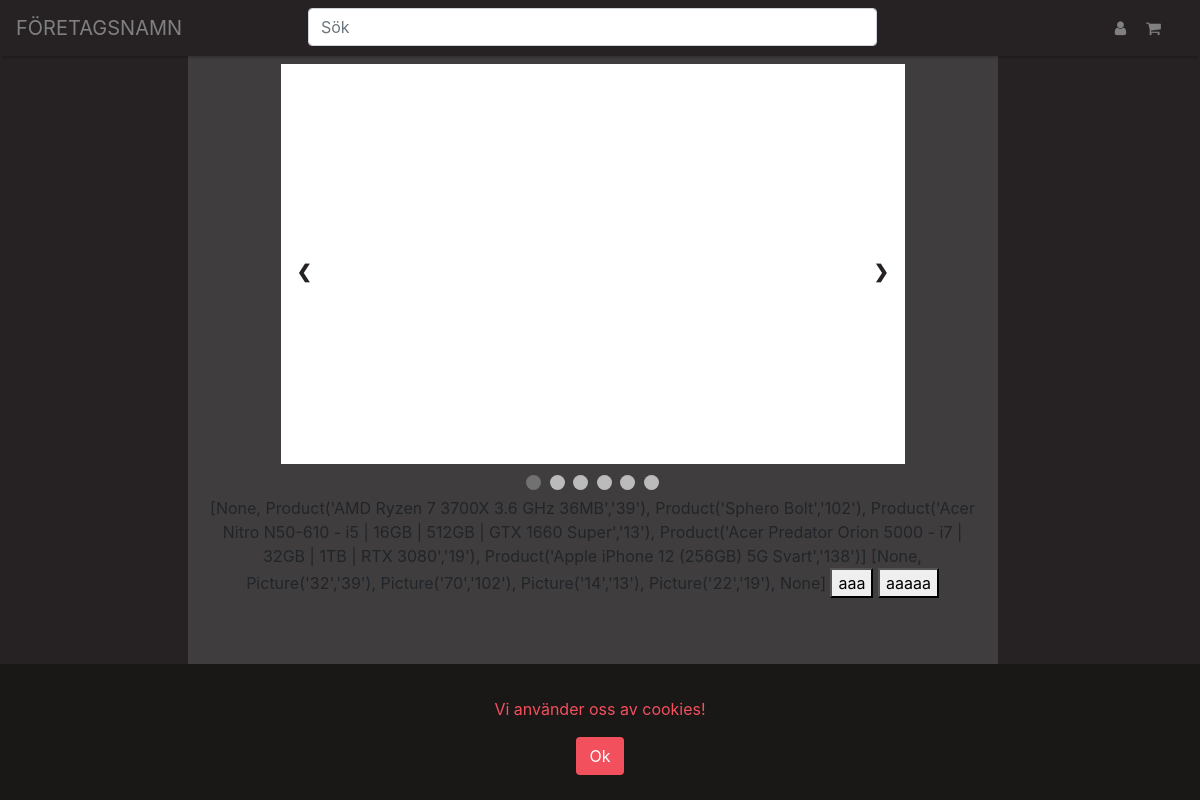
The page /start on the database its author committed.
### my_server/models.py (models this page shows, shortened)
class Product(db.Model):
    id = db.Column(db.Integer, primary_key=True)
    name = db.Column(db.String(120), nullable=False)
    description = db.Column(db.Text, nullable=False)
    stock = db.Column(db.Integer, nullable=False)
    category = db.Column(db.Integer, db.ForeignKey('category.id'), nullable=False)
    price = db.Column(db.Integer, nullable=False)
    pictures = db.relationship('Picture', backref='product', lazy=True)
    def __repr__(self):
        return f"Product('{self.name}','{self.id}')"

class Picture(db.Model):
    id = db.Column(db.Integer, primary_key=True)
    product_id = db.Column(db.Integer, db.ForeignKey('product.id'), nullable=False)
    filepath = db.Column(db.String(20), nullable=False, default='default.jpg')
    def __repr__(self):
        return f"Picture('{self.id}','{self.product_id}')"

### my_server/main/routes.py (the view)
@main.route('/')
@main.route('/index')
@main.route('/home')
@main.route('/start')
def start():
    products_id = []
    products = []
    pictures = []
    for i in range(6):
        products_id.append(randint(1,Product.query.count()))
    for id in products_id:
        products.append(Product.query.filter_by(id=id).first())
        pictures.append(Picture.query.filter_by(product_id=id).first())
    return rt('index.html',products=products,pictures=pictures)

### my_server/templates/index.html (shortened to what this page needs)
{% extends 'base.html'%}
{% block content %}
    <div class="row">
        <div class="col-sm-12">
            <div class="slideshow-container-start">
                {% for picture in pictures %}
                    <div class="mySlides2 center">
                    </div>
                {% endfor %}
                <a class="prev" onclick="plusSlides(-1)">&#10094;</a>
                <a class="next" onclick="plusSlides(1)">&#10095;</a>
            </div>
            <div style="text-align:center">
                {% for i in range(pictures|length)%}
                <span class="dot" onclick="currentSlide({{i+1}})"></span>
                {%endfor%}
            </div>
        </div>
    </div>
    {{products}}
    {{pictures}}
    <button onclick="startCookie(true)">aaa</button>
    <button onclick="getProducts(currentCookie)">aaaaa</button>
{% endblock %}

### my_server/static/style.css (style rules this page uses)
.prev, .next { cursor: pointer; position: absolute; top: 50%; width: auto; margin-top: -22px; padding: 16px; font-weight: bold; color: #262223; font-size: 18px; transition: 0.6s ease; border-radius: 0 3px 3px 0; user-select: none; }
.next { right: 0; border-radius: 3px 0 0 3px; }
.prev { left: 0; border-radius: 3px 0 0 3px; }
.dot { cursor: pointer; height: 15px; width: 15px; margin: 0 2px; background-color: #bbb; border-radius: 50%; display: inline-block; transition: background-color 0.6s ease; }
.active, .dot:hover { background-color: #717171; }
.slideshow-container-start { width: 80%; height: 50vh; position: relative; margin: auto; background-color: white; margin-top: 1vh; margin-bottom: 1vh; }
.center { margin: 0; position: absolute; top: 50%; left: 50%; -ms-transform: translate(-50%, -50%); transform: translate(-50%, -50%); width: 100%; }
.mySlides2 { display: none; }

### rows shown on the page
Product: name+id "[None, Product('AMD Ryzen 7 3700X 3.6 GHz 36MB','39'), Product('Sphero Bolt','102'), Product('Acer Nitro N50-610 - i5 | 16GB | 512GB | GTX 1660 Super','13'), Product('Acer Predator Orion 5000 - i7 | 32GB | 1TB | RTX 3080','19'), Product('Apple iPhone 12 (256GB) 5G Svart','138')]"
Picture: id+product "[None, Picture('32','39'), Picture('70','102'), Picture('14','13'), Picture('22','19'), None]"
